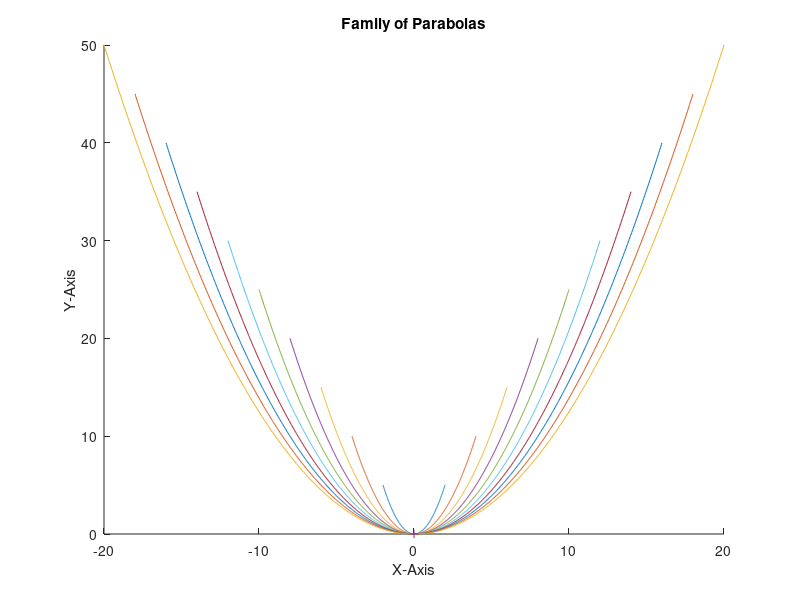

The MATLAB source for this figure:
% ======================================================================= %
% Draw a family of 10 parabola and mark the vertex with +. 
% ======================================================================= %
clc; clear; close all;

% Range of theta
th = linspace(-5, 5, 1000);

% Coordinates of the vertex
h =0; k = 0;

% Number of parabolas
n = 10;

hold on
xlabel('X-Axis'); ylabel('Y-Axis');
title('Family of Parabolas');
colors = lines(n);

for r = 1:n
    a = 0.2*r;

    x = h + 2*a*th;
    y = k + a*th.^2;
    
    plot(x, y, 'Color', colors(r, :));
end

plot(h, k, '+');
hold off
